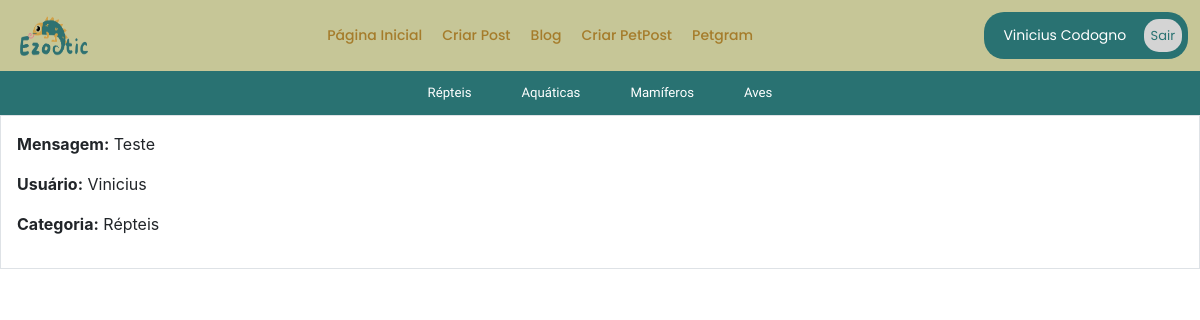
Page /repteis/ (signed in) on the earlier database version.
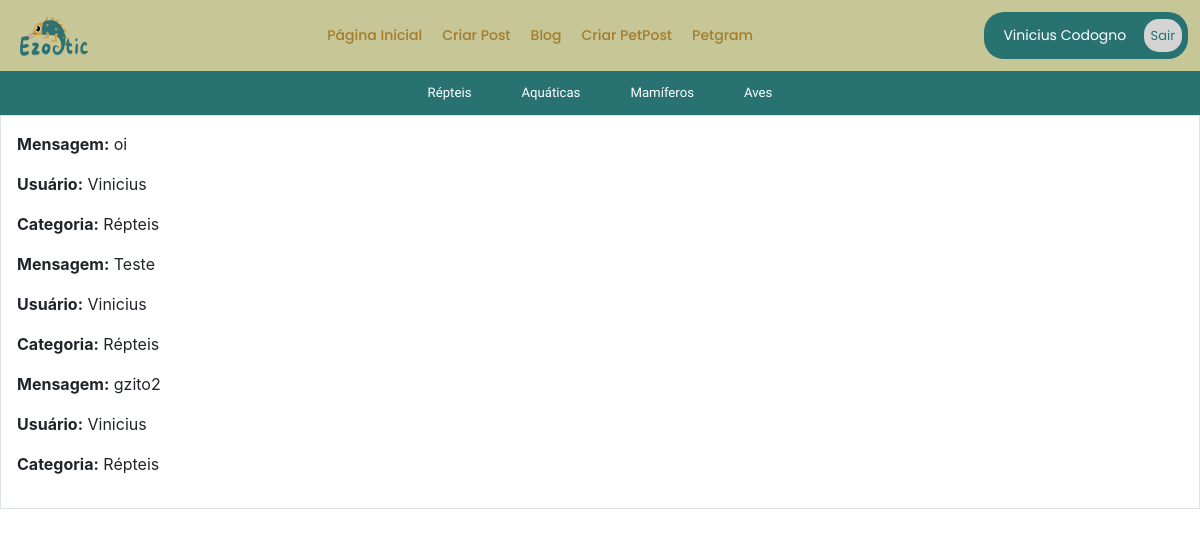
Same page on the later database version.
### app/models.py (models this page shows, shortened)
class Post(db.Model):
    id = db.Column(db.Integer, primary_key=True)
    mensagem = db.Column(db.String, nullable=True)
    user_id = db.Column(db.Integer, db.ForeignKey('user.id'), nullable=True)
    imagem = db.Column(db.String, nullable=True)
    categoria = db.Column(db.String(50), nullable=True)
    data_criacao = db.Column(db.DateTime, default=datetime.utcnow)

class User(db.Model, UserMixin):
    id = db.Column(db.Integer, primary_key=True)
    nome = db.Column(db.String, nullable=True)
    sobrenome = db.Column(db.String, nullable=True)
    email = db.Column(db.String, nullable=True)
    senha = db.Column(db.String, nullable=True)
    posts = db.relationship('Post', backref='user', lazy=True)
    petgrams = db.relationship('Petgram', backref='user', lazy=True)
    comentarios_petgram = db.relationship('ComentarioPetgram', backref='user', lazy=True)

### app/views.py (the view)
@app.route('/repteis/')
def repteis():
    posts = Post.query.filter_by(categoria='Répteis').all()
    return render_template('blog/blog_repteis.html', posts=posts)

### app/models.py (called while the page is built)
@login_manager.user_loader
def load_user(user_id):
    return User.query.get(user_id)

### app/templates/blog/blog_repteis.html (shortened to what this page needs)
{% extends 'base.html' %}
{% block content %}
    {% include 'nave/nave.html' %}
    {% include 'nave/nave_blog.html' %}
    <div>
        <div class="d-flex flex-column border p-3 mb-2 rounded-3">
            {% for post in posts %}
            <p><strong>Mensagem:</strong> {{ post.mensagem }}</p>
            <p><strong>Usuário:</strong> {{ post.user.nome }}</p>
            <p><strong>Categoria:</strong> {{ post.categoria }}</p>
            {% endfor %}
        </div>
    </div>
{% endblock %}

Differences in the rows shown:
added Post: mensagem "oi", user.nome "Vinicius", categoria "Répteis"
added Post: mensagem "gzito2", user.nome "Vinicius", categoria "Répteis"
